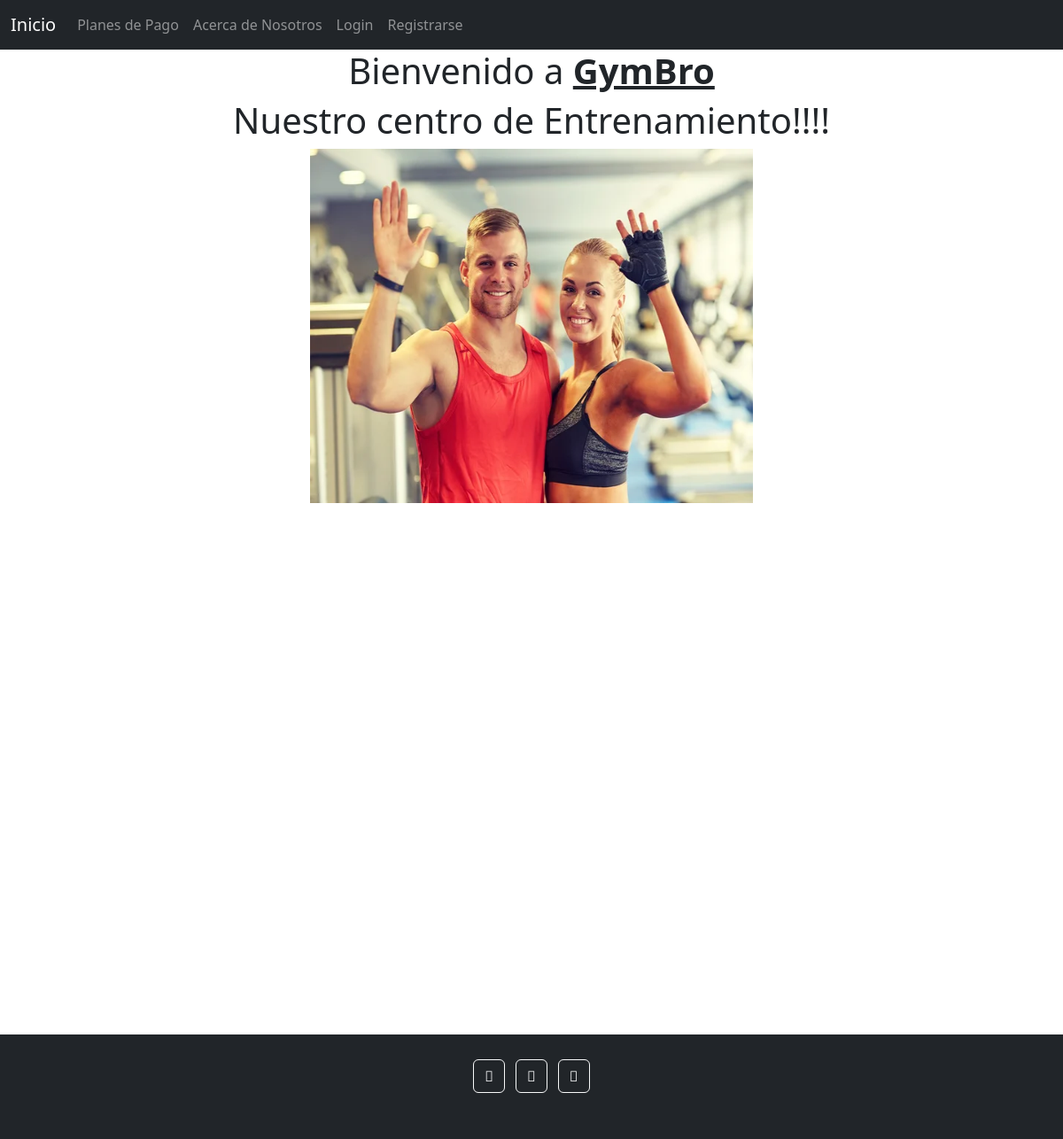
The page / on the database its author committed.
### users/models.py (models this page shows, shortened)
class WelcomePage(models.Model):
    welcome_greetings = models.CharField(max_length=300)
    welcome_picture = models.ImageField(upload_to="images", null=True, blank=True)

### gym/views.py (the view)
# urls.py: path('', index, name='index'),
def index(request):
    welcome = WelcomePage.objects.all()
    context = {'welcome':welcome}
    return render(request, 'index.html', context=context)

### templates/index.html (shortened to what this page needs)
{% extends 'base.html' %}
{% block content %}
<center>
    <h1>Bienvenido a <u><b>GymBro</b></u></h1>
    {% for wel in welcome %}
        <h1>{{wel.welcome_greetings}}</h1>
        <img src="{{wel.welcome_picture.url}}"
        alt="Bienvenido"
        width="500"
        height="400">
    {% endfor %}
</center>
{% endblock %}

### templates/base.html (style rules this page uses)
body { background-image: url('https://img.freepik.com/free-photo/blurred-cardio-machines_1203-98.jpg?w=2000'); }

### rows shown on the page
WelcomePage: welcome_greetings "Nuestro centro de Entrenamiento!!!!", welcome_picture (picture)
